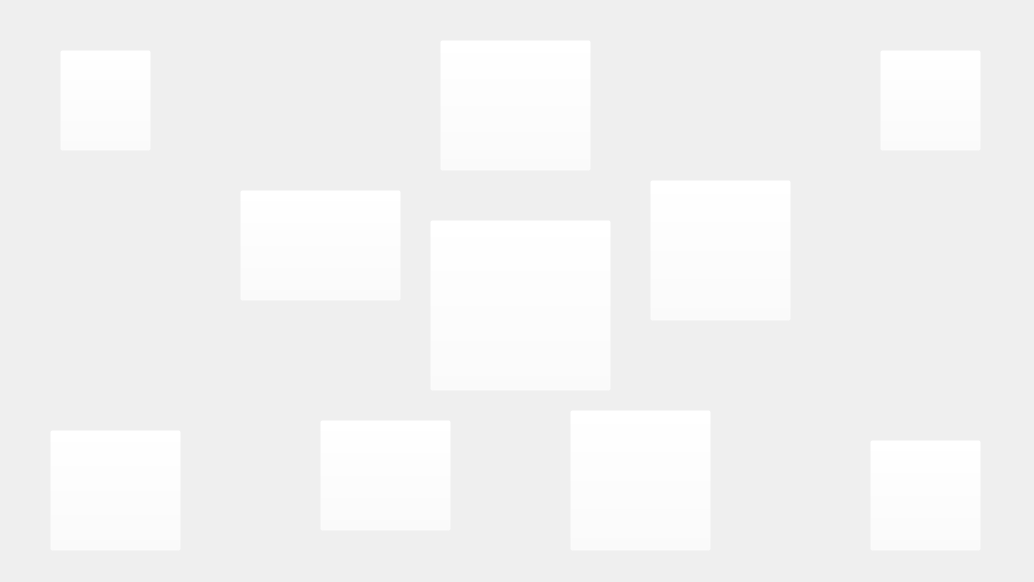
<?xml version="1.0" encoding="UTF-8"?>
<ui version="4.0">
 <class>MainWindow</class>
 <widget class="QMainWindow" name="MainWindow">
  <property name="geometry">
   <rect>
    <x>0</x>
    <y>0</y>
    <width>1034</width>
    <height>582</height>
   </rect>
  </property>
  <property name="windowTitle">
   <string>MainWindow</string>
  </property>
  <property name="styleSheet">
   <string notr="true"/>
  </property>
  <widget class="QWidget" name="centralwidget">
   <property name="styleSheet">
    <string notr="true"/>
   </property>
   <widget class="QLabel" name="label">
    <property name="geometry">
     <rect>
      <x>0</x>
      <y>0</y>
      <width>1034</width>
      <height>582</height>
     </rect>
    </property>
    <property name="styleSheet">
     <string notr="true">background-image: url(:/Il_sinottico.png);</string>
    </property>
    <property name="text">
     <string/>
    </property>
   </widget>
   <widget class="QPushButton" name="coccinella">
    <property name="geometry">
     <rect>
      <x>60</x>
      <y>50</y>
      <width>91</width>
      <height>101</height>
     </rect>
    </property>
    <property name="styleSheet">
     <string notr="true">background-color: rgba(255, 255, 255, 0);

</string>
    </property>
    <property name="text">
     <string/>
    </property>
    <property name="shortcut">
     <string/>
    </property>
    <property name="flat">
     <bool>false</bool>
    </property>
   </widget>
   <widget class="QPushButton" name="ruotaDentata">
    <property name="geometry">
     <rect>
      <x>570</x>
      <y>410</y>
      <width>141</width>
      <height>141</height>
     </rect>
    </property>
    <property name="styleSheet">
     <string notr="true">background-color: rgba(255, 255, 255, 0);

</string>
    </property>
    <property name="text">
     <string/>
    </property>
    <property name="shortcut">
     <string/>
    </property>
    <property name="flat">
     <bool>false</bool>
    </property>
   </widget>
   <widget class="QPushButton" name="manometro">
    <property name="geometry">
     <rect>
      <x>650</x>
      <y>180</y>
      <width>141</width>
      <height>141</height>
     </rect>
    </property>
    <property name="styleSheet">
     <string notr="true">background-color: rgba(255, 255, 255, 0);

</string>
    </property>
    <property name="text">
     <string/>
    </property>
    <property name="shortcut">
     <string/>
    </property>
    <property name="flat">
     <bool>false</bool>
    </property>
   </widget>
   <widget class="QPushButton" name="mano">
    <property name="geometry">
     <rect>
      <x>870</x>
      <y>440</y>
      <width>111</width>
      <height>111</height>
     </rect>
    </property>
    <property name="styleSheet">
     <string notr="true">background-color: rgba(255, 255, 255, 0);

</string>
    </property>
    <property name="text">
     <string/>
    </property>
    <property name="shortcut">
     <string/>
    </property>
    <property name="flat">
     <bool>false</bool>
    </property>
   </widget>
   <widget class="QPushButton" name="iconaCampo">
    <property name="geometry">
     <rect>
      <x>320</x>
      <y>420</y>
      <width>131</width>
      <height>111</height>
     </rect>
    </property>
    <property name="styleSheet">
     <string notr="true">background-color: rgba(255, 255, 255, 0);

</string>
    </property>
    <property name="text">
     <string/>
    </property>
    <property name="shortcut">
     <string/>
    </property>
    <property name="flat">
     <bool>false</bool>
    </property>
   </widget>
   <widget class="QPushButton" name="scudettoMalignani">
    <property name="geometry">
     <rect>
      <x>430</x>
      <y>220</y>
      <width>181</width>
      <height>171</height>
     </rect>
    </property>
    <property name="styleSheet">
     <string notr="true">background-color: rgba(255, 255, 255, 0);

</string>
    </property>
    <property name="text">
     <string/>
    </property>
    <property name="shortcut">
     <string/>
    </property>
    <property name="flat">
     <bool>false</bool>
    </property>
   </widget>
   <widget class="QPushButton" name="occhio">
    <property name="geometry">
     <rect>
      <x>240</x>
      <y>190</y>
      <width>161</width>
      <height>111</height>
     </rect>
    </property>
    <property name="styleSheet">
     <string notr="true">background-color: rgba(255, 255, 255, 0);

</string>
    </property>
    <property name="text">
     <string/>
    </property>
    <property name="shortcut">
     <string/>
    </property>
    <property name="flat">
     <bool>false</bool>
    </property>
   </widget>
   <widget class="QPushButton" name="civetta">
    <property name="geometry">
     <rect>
      <x>50</x>
      <y>430</y>
      <width>131</width>
      <height>121</height>
     </rect>
    </property>
    <property name="cursor">
     <cursorShape>ArrowCursor</cursorShape>
    </property>
    <property name="styleSheet">
     <string notr="true">background-color: rgba(255, 255, 255, 0);

</string>
    </property>
    <property name="text">
     <string/>
    </property>
    <property name="shortcut">
     <string/>
    </property>
    <property name="flat">
     <bool>false</bool>
    </property>
   </widget>
   <widget class="QPushButton" name="aiuto">
    <property name="geometry">
     <rect>
      <x>880</x>
      <y>50</y>
      <width>101</width>
      <height>101</height>
     </rect>
    </property>
    <property name="styleSheet">
     <string notr="true">background-color: rgba(255, 255, 255, 0);

</string>
    </property>
    <property name="text">
     <string/>
    </property>
    <property name="shortcut">
     <string/>
    </property>
    <property name="flat">
     <bool>false</bool>
    </property>
   </widget>
   <widget class="QPushButton" name="grafico">
    <property name="geometry">
     <rect>
      <x>440</x>
      <y>40</y>
      <width>151</width>
      <height>131</height>
     </rect>
    </property>
    <property name="styleSheet">
     <string notr="true">background-color: rgba(255, 255, 255, 0);

</string>
    </property>
    <property name="text">
     <string/>
    </property>
    <property name="shortcut">
     <string/>
    </property>
    <property name="flat">
     <bool>false</bool>
    </property>
   </widget>
  </widget>
 </widget>
 <resources/>
 <connections/>
</ui>
